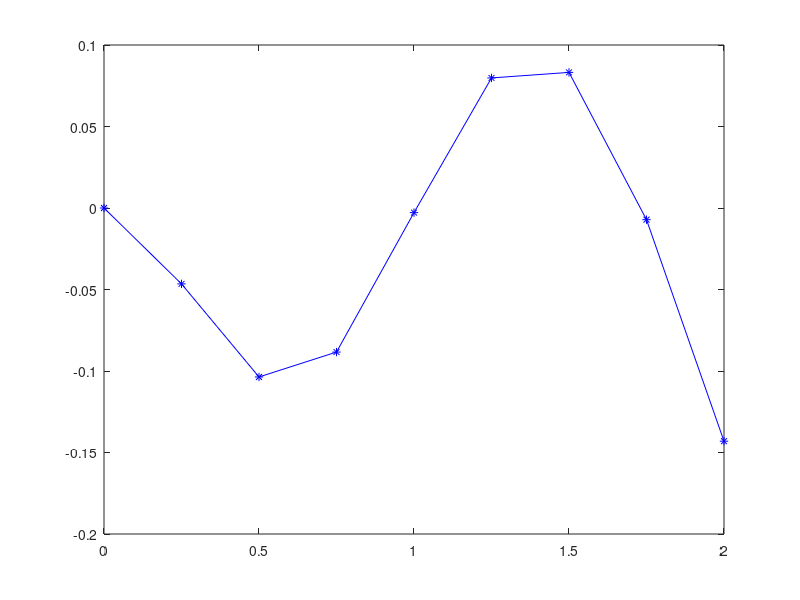
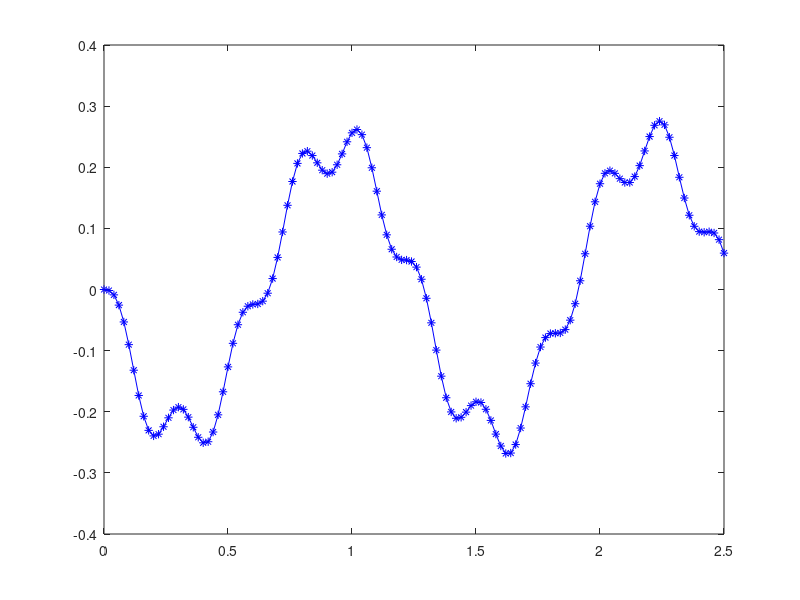

The MATLAB source for these figures, in order:
clear all;

# beam params
# Alumnum beam with rect cross-section: 2cm x 2cm
global beam_len = 2;
global mass = 2700 * 0.02^2;
global EI = 70*10^9 * 0.02^4/12;

# FEM
global n_dof = 2; # number of DOFs: v, v'
global n_elem = 8; # number of elements

# elemental stiffness/mass matrix 
l = beam_len/n_elem;
stff_elem = [   12,    6*l,   -12,    6*l;
               6*l,  4*l^2,  -6*l,  2*l^2;
               -12,   -6*l,    12,   -6*l;
               6*l,  2*l^2,  -6*l,  4*l^2] * EI/l^3;               
mass_elem = [  156,   22*l,    54,  -13*l;
              22*l,  4*l^2,  13*l, -3*l^2;
                54,   13*l,   156,  -22*l;
             -13*l, -3*l^2, -22*l,  4*l^2] * mass*l/420;

# assembly
n_global = (n_elem + 1)*n_dof;
# declare global stiffness/mass matrix
g_stff = g_mass = zeros(n_global, n_global);
delta = 2*n_dof - 1;
for i = 1:n_elem
    st = 1 + (i-1)*n_dof;
    ed = st + delta;
    g_stff(st:ed, st:ed) += stff_elem;
    g_mass(st:ed, st:ed) += mass_elem;
end

# boundary condition: cantilevered beam
global n_trim = n_global - 2;
global e_stff = e_mass = zeros(n_trim, n_trim); # global for ODE solver
e_stff = g_stff(3:end, 3:end);
e_mass = g_mass(3:end, 3:end);

# eigen system
[modal, lamda] = eig(inv(e_mass)*e_stff); # NOTE: lamda unsorted!
printf("\n");
printf("Eigenvalues by FEM: \n\n");
lamda1 = lamda2 = zeros(n_trim, 1);
for i = 1:n_trim
    lamda1(i) = lamda(i,i);
end
[lamda_sorted, lamda_index] = sort(lamda1);
sqrt(lamda_sorted(1:5))

# exact solution
function res = lamda_func(n)
    global beam_len;
    global mass;
    global EI;
    res = ((2*n-1)/2*pi/beam_len)^2*sqrt(EI/mass);
end
printf("\n");
printf("Exact solution: \n\n");
k1 = 1.875;
lamda2(1) = (k1/beam_len)^2*sqrt(EI/mass);
k2 = 4.694;
lamda2(2) = (k2/beam_len)^2*sqrt(EI/mass);
for i = 3:n_trim
    lamda2(i) = lamda_func(i);
end
# print freqs
lamda2(1:5)

# modal shape
n_order = 3; # check the 3rd modal shape for now
modal_picked = zeros(n_trim/2+1, 1);
modal_picked(1) = 0; # modal fixed on the first node
# pick v and drop v'
modal_picked(2:end) = modal(1:2:end, lamda_index(n_order));
# nodes
beam_loc = 0:beam_len/n_elem:beam_len;
# show modal shape
figure(1);
plot(beam_loc, modal_picked, '-*b');

# ODE solver
global f = 80;
global omg = 5; # rad/s
global e_force = zeros(n_trim, 1);
global i_mass = inv(e_mass);

function yt = func(y, t)
    global n_trim;
    global i_mass;
    global e_stff;
    global f;
    global omg;
    global e_force;

    # load applied on the free end
    e_force(end-1) = -f*sin(omg*t);

    # ydot evaluation
    yt = zeros(2*n_trim, 1);
    yt(1:n_trim) = y(n_trim+1:end);
    yt(n_trim+1:end) = i_mass*(e_force - e_stff*y(1:n_trim));
end

# solving the equation
t = 0:0.02:2*(2*pi/omg);
y = lsode("func", zeros(2*n_trim, 1), t);

# plot v at the free end
figure(2);
plot(t, y(:,n_trim-1), '-*b')
